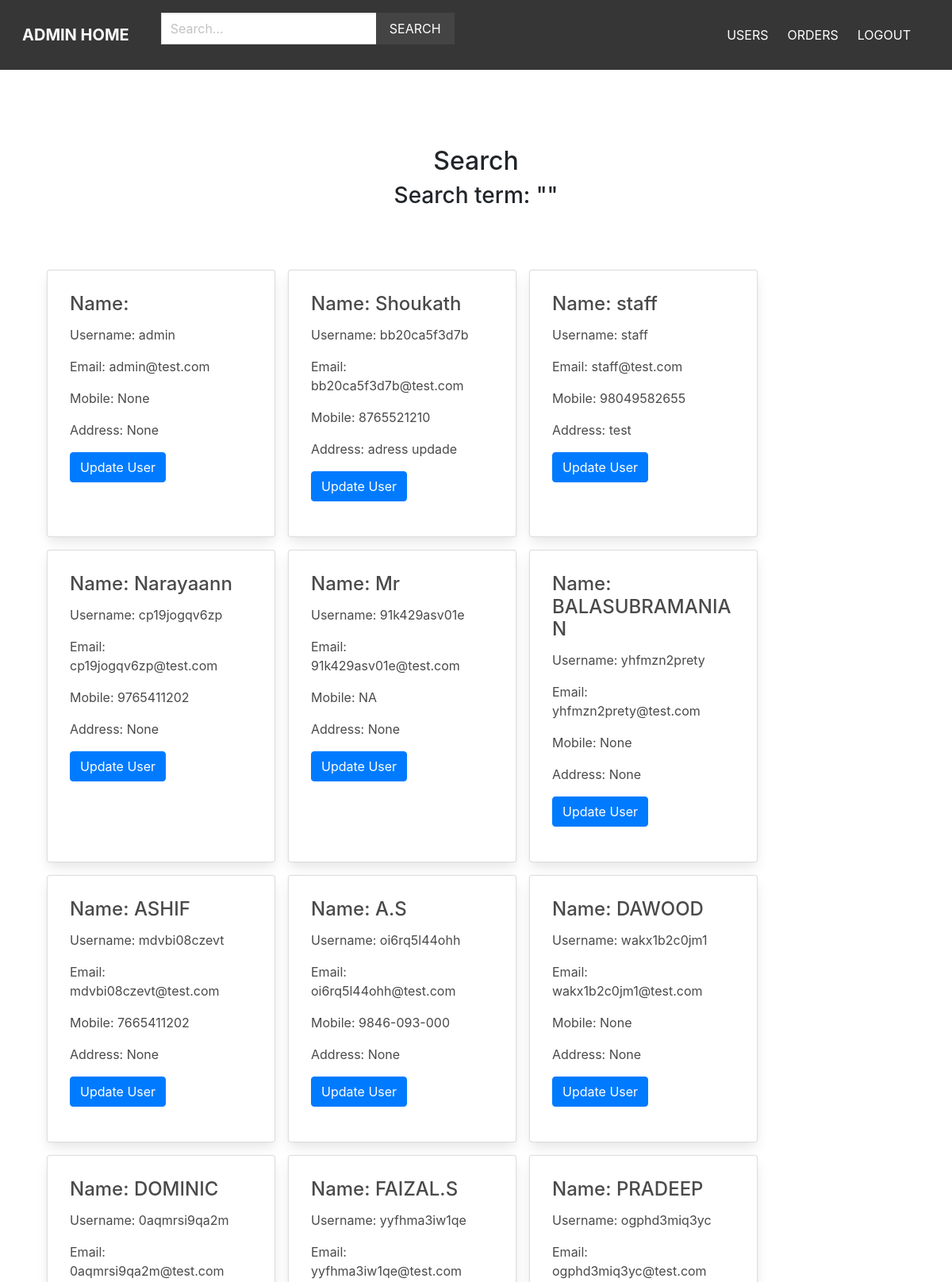
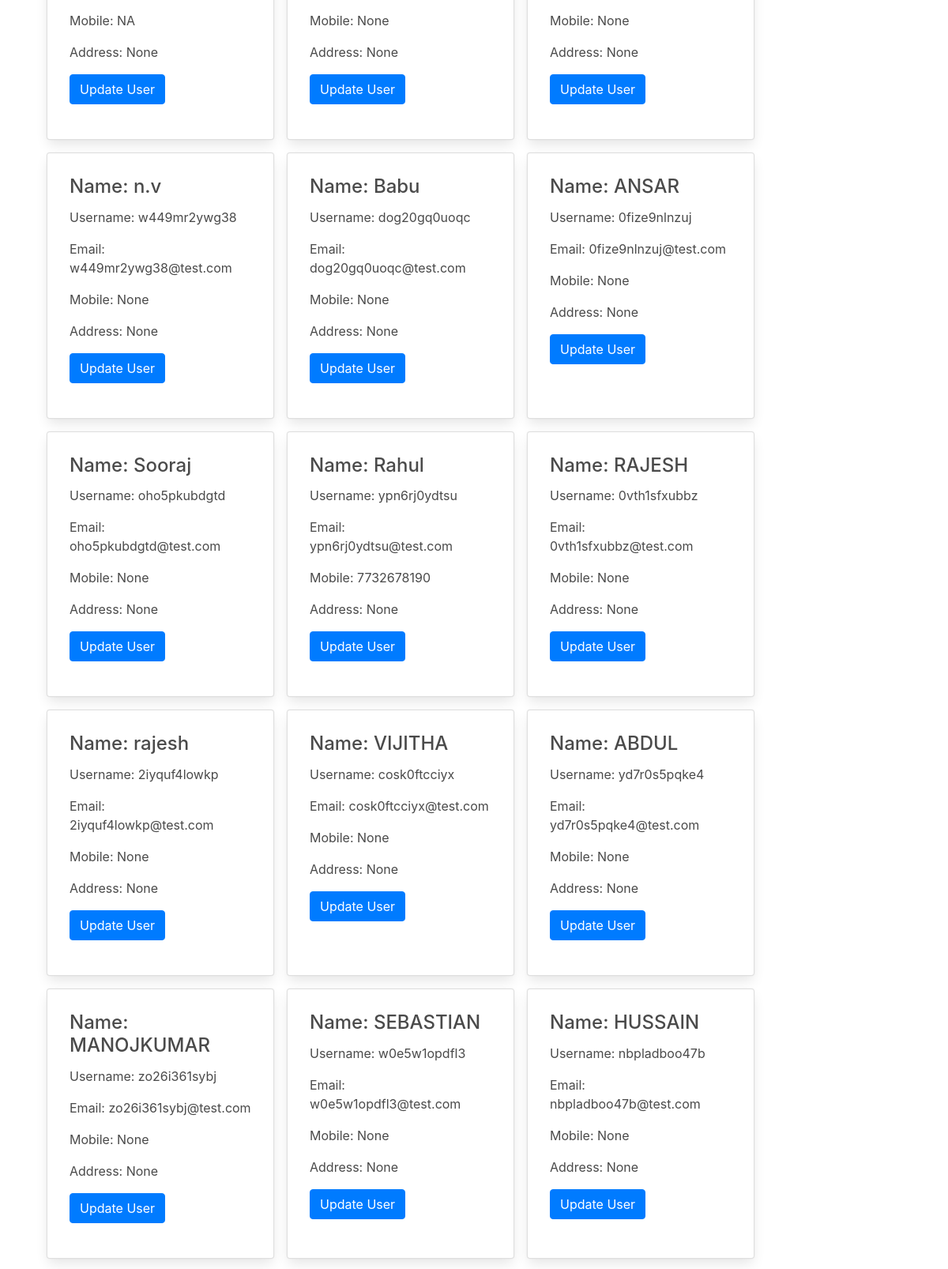
Screenshot of /adminapp/search/ (signed in, upper part) with the database file from the repository (2 pictures, top to bottom).
### user/models.py (models this page shows, shortened)
class User(AbstractUser):
    email = models.EmailField(null=True, blank=True, max_length=254, unique=True)
    mobile = models.CharField(max_length=15, null=True, blank=True)
    address = models.CharField(max_length=200, null=True, blank=True)
    status = models.BooleanField(default=False)
    created_at = models.DateTimeField(auto_now_add=True)

### adminapp/views.py (the view)
# urls.py: path('search/', search, name="search"),
@login_required()
def search(request):
    query = request.GET.get('query', '')
    users = User.objects.filter(Q(first_name__icontains=query) | Q(mobile__icontains=query))
    return render(request, 'adminapp/search.html', {'users': users, 'query': query})

### cart/context_processors.py (called while the page is built)
def cart(request):
    return {'cart': Cart(request)}

### adminapp/templates/adminapp/search.html (shortened to what this page needs)
{% extends 'adminapp/base.html' %}
{% block content %}
 <link rel="stylesheet" href="https://maxcdn.bootstrapcdn.com/bootstrap/4.0.0/css/bootstrap.min.css">
    <div class="columns is-multiline mb-6">
        <div class="column is-12 has-text-centered mt-6 mb-6">
            <h2 class="is-size-3">Search</h2>
            <h3>Search term: "{{ query }}"</h3>
        </div>
        {% for user in users %}
         <div class="card p-2 m-2" style="width: 18rem;">
          <div class="card-body">
            <h4 class="card-title">Name: {{user.first_name}} </h4>
             <p class="card-text">Username: {{user.username}}</p>
              <p class="card-text">Email: {{user.email}}</p>
              <p class="card-text">Mobile: {{user.mobile}}</p>
              <p class="card-text">Address: {{user.address}}</p>
               <form method="get" action="/adminapp/{{user.id}}/update">
                <button type="submit" class="btn btn-primary">Update User</button>
               </form>
          </div>
        </div>
        {% endfor %}
    </div>
{% endblock %}

### rows the page displays
User: username "admin", email "admin@test.com", mobile "None", address "None"
User: first_name "Shoukath", username "bb20ca5f3d7b", email "bb20ca5f3d7b@test.com", mobile "8765521210", address "adress updade"
User: first_name "staff", username "staff", email "staff@test.com", mobile "98049582655", address "test"
User: first_name "Narayaann", username "cp19jogqv6zp", email "cp19jogqv6zp@test.com", mobile "9765411202", address "None"
User: first_name "Mr", username "91k429asv01e", email "91k429asv01e@test.com", mobile "NA", address "None"
User: first_name "BALASUBRAMANIAN", username "yhfmzn2prety", email "yhfmzn2prety@test.com", mobile "None", address "None"
User: first_name "ASHIF", username "mdvbi08czevt", email "mdvbi08czevt@test.com", mobile "7665411202", address "None"
User: first_name "A.S", username "oi6rq5l44ohh", email "oi6rq5l44ohh@test.com", mobile "9846-093-000", address "None"
User: first_name "DAWOOD", username "wakx1b2c0jm1", email "wakx1b2c0jm1@test.com", mobile "None", address "None"
User: first_name "DOMINIC", username "0aqmrsi9qa2m", email "0aqmrsi9qa2m@test.com", mobile "NA", address "None"
User: first_name "FAIZAL.S", username "yyfhma3iw1qe", email "yyfhma3iw1qe@test.com", mobile "None", address "None"
User: first_name "PRADEEP", username "ogphd3miq3yc", email "ogphd3miq3yc@test.com", mobile "None", address "None"
User: first_name "n.v", username "w449mr2ywg38", email "w449mr2ywg38@test.com", mobile "None", address "None"
User: first_name "Babu", username "dog20gq0uoqc", email "dog20gq0uoqc@test.com", mobile "None", address "None"
User: first_name "ANSAR", username "0fize9nlnzuj", email "0fize9nlnzuj@test.com", mobile "None", address "None"
User: first_name "Sooraj", username "oho5pkubdgtd", email "oho5pkubdgtd@test.com", mobile "None", address "None"
User: first_name "Rahul", username "ypn6rj0ydtsu", email "ypn6rj0ydtsu@test.com", mobile "7732678190", address "None"
User: first_name "RAJESH", username "0vth1sfxubbz", email "0vth1sfxubbz@test.com", mobile "None", address "None"
User: first_name "rajesh", username "2iyquf4lowkp", email "2iyquf4lowkp@test.com", mobile "None", address "None"
User: first_name "VIJITHA", username "cosk0ftcciyx", email "cosk0ftcciyx@test.com", mobile "None", address "None"
User: first_name "ABDUL", username "yd7r0s5pqke4", email "yd7r0s5pqke4@test.com", mobile "None", address "None"
User: first_name "MANOJKUMAR", username "zo26i361sybj", email "zo26i361sybj@test.com", mobile "None", address "None"
User: first_name "SEBASTIAN", username "w0e5w1opdfl3", email "w0e5w1opdfl3@test.com", mobile "None", address "None"
User: first_name "HUSSAIN", username "nbpladboo47b", email "nbpladboo47b@test.com", mobile "None", address "None"
